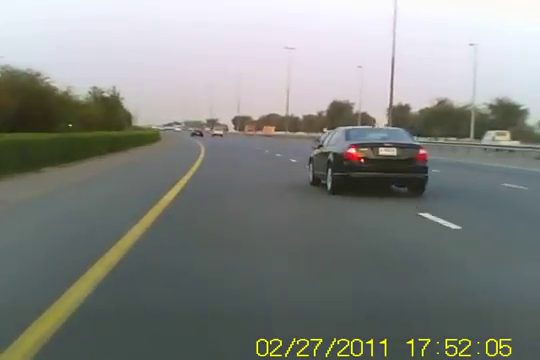
#> input picture frame 288 of car recognise/y.avi, 540 x 360 px
$ python cars.py
#> lines starting #> are read from the running program, lines starting #| are printed output that depends on the picture; after the words box and inside, x2 and y2 are one past the last pixel; in counts of white or black regions, pixels touching at a corner belong together
import numpy as np
import cv2

car_cascade = cv2.CascadeClassifier('cars.xml')
car_cascade2 = cv2.CascadeClassifier('cars3.xml')

def main(font, capture, pump):
#> called with font = 0, pump = (30, 100)
	while True:
		#screen = np.zeros((1080,1920,3),np.uint8)
		color = (255,255,255)
		#screen[:] = color
		ret = True

		ret, img = capture.read()
#> img is the input picture: shape (360, 540, 3); mean B, G, R 129.9, 133.7, 130.3
		#for i in range(len(pump)):
			#cv2.putText(screen,'pump {} (as this is the cam number) - '.format(i),pump, font, 1,(0,0,0),2 )


		if ret:
			th = cv2.cvtColor(img, cv2.COLOR_BGR2GRAY)
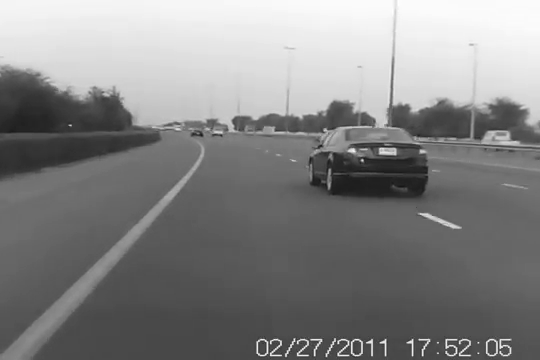
#> th: shape (360, 540); min 22, max 255, mean 132.3

			cars = car_cascade.detectMultiScale(img, 1.06, 2)
#> cars = [[186, 120, 23, 23], [307, 96, 146, 146]]
			if len(cars)>0:
				for (x,y,w,h) in cars:
					cv2.rectangle(img,(x,y),(x+w,y+h),(255,0,0),2)
					cv2.putText(img, '{}'.format(len(cars)),(0, 20), font,1 , (0,0,0), 2)
					##roi_gray = gray[y:y+h, x:x+w]
					##roi_color = img[y:y+h, x:x+w]
					cars2 = car_cascade2.detectMultiScale(th, 1.4, 4)
					for (ex, ey, ew, eh) in cars2:
						cv2.rectangle(img,(ex,ey),(ex+ew,ey+eh),(255,0,0),2)
#> this loop made 2 passes
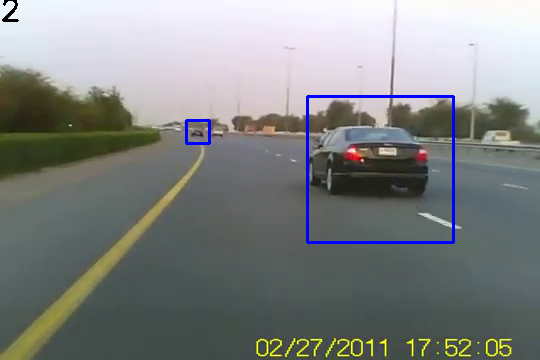
#> img: shape (360, 540, 3); 1.12% of pixels changed, all inside (x1, y1, x2, y2) = (2, 0, 455, 244)


			# [6 lines of commented-out code are left out]
			cv2.imshow("img",img)
			k = cv2.waitKey(30) & 0xff
#> (key Esc is pressed here)

		else:

				#cv2.putText(screen,'something went wrong!', (pump[0], pump[1]+20),font, 1,(0,0,0),2)
				k = cv2.waitKey(30) & 0xff
		#cv2.imshow("img",screen)

		k = cv2.waitKey(30) & 0xff
#> (key Esc is pressed here)
		if k == 27:
			break

	capture.release()
	cv2.destroyAllWindows()
pump = [(30, 100),(30, 145)]
capture = cv2.VideoCapture('y.avi')
#capture = cv2.VideoCapture(0)						# change this pump[0] when doing the threading
main(capture=capture, font=cv2.FONT_HERSHEY_SIMPLEX, pump=pump[0])

$ run again, starting later in the video
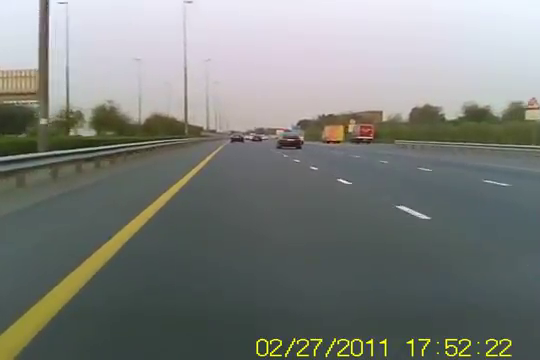
#> input picture frame 1298 of car recognise/y.avi, 540 x 360 px
#> in main, img is the input picture: shape (360, 540, 3); mean B, G, R 123.8, 127.8, 124.3
#> in main, `th = cv2.cvtColor(img, cv2.COLOR_BGR2GRAY)`:
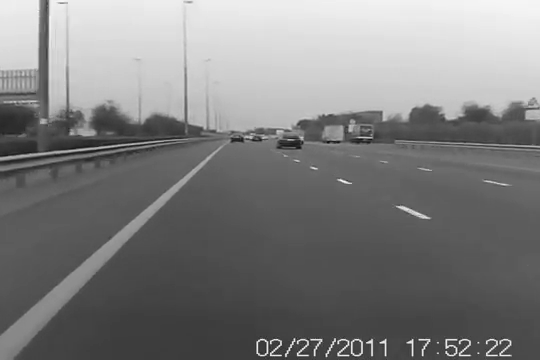
#> th: shape (360, 540); min 17, max 250, mean 126.3
#> cars = [[224, 124, 25, 25], [246, 127, 21, 21], [154, 127, 28, 28], [268, 117, 43, 43]]
#> the loop in main, `for (x,y,w,h) in cars:` made 4 passes
#> after the loop in main, `for (x,y,w,h) in cars:`:
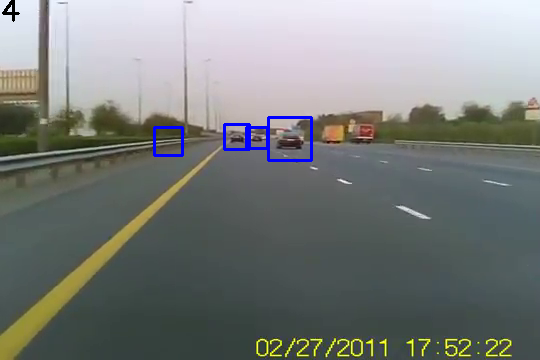
#> img: shape (360, 540, 3); 0.75% of pixels changed, all inside (x1, y1, x2, y2) = (2, 0, 313, 162)
